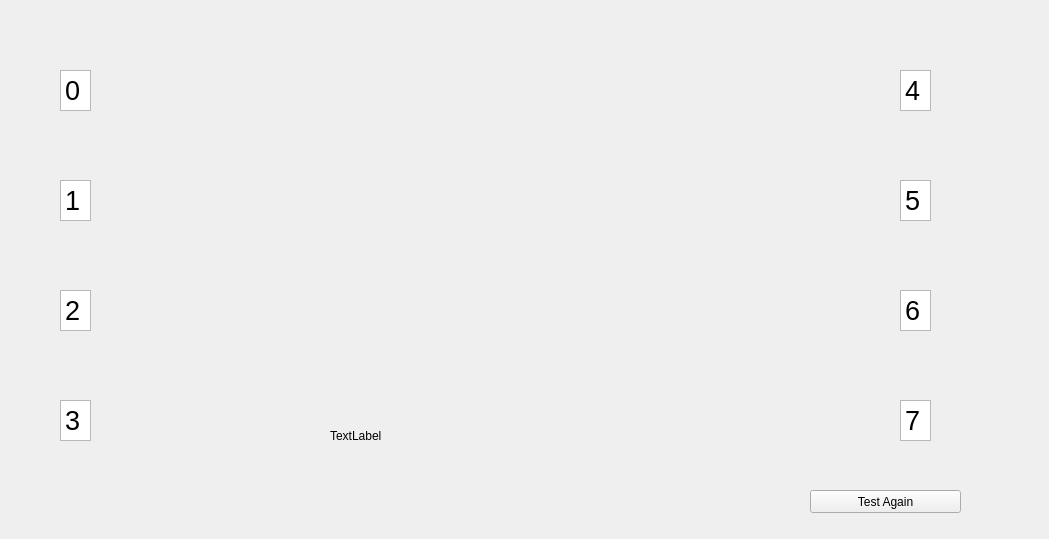
<?xml version="1.0" encoding="UTF-8"?>
<ui version="4.0">
 <class>HandStrengthTester</class>
 <widget class="QMainWindow" name="HandStrengthTester">
  <property name="geometry">
   <rect>
    <x>0</x>
    <y>0</y>
    <width>1049</width>
    <height>539</height>
   </rect>
  </property>
  <property name="windowTitle">
   <string>HandStrengthTester</string>
  </property>
  <widget class="QWidget" name="centralWidget">
   <widget class="QLabel" name="background">
    <property name="geometry">
     <rect>
      <x>-40</x>
      <y>0</y>
      <width>1121</width>
      <height>541</height>
     </rect>
    </property>
    <property name="text">
     <string/>
    </property>
    <property name="pixmap">
     <pixmap>../images/background.jpg</pixmap>
    </property>
   </widget>
   <widget class="QLabel" name="player0_card1">
    <property name="geometry">
     <rect>
      <x>170</x>
      <y>60</y>
      <width>44</width>
      <height>63</height>
     </rect>
    </property>
    <property name="text">
     <string/>
    </property>
    <property name="pixmap">
     <pixmap>../images/cardDeck.png</pixmap>
    </property>
   </widget>
   <widget class="QLabel" name="player0_card2">
    <property name="geometry">
     <rect>
      <x>220</x>
      <y>60</y>
      <width>44</width>
      <height>63</height>
     </rect>
    </property>
    <property name="text">
     <string/>
    </property>
    <property name="pixmap">
     <pixmap>../images/cardDeck.png</pixmap>
    </property>
   </widget>
   <widget class="QLabel" name="player1_card2">
    <property name="geometry">
     <rect>
      <x>220</x>
      <y>170</y>
      <width>44</width>
      <height>63</height>
     </rect>
    </property>
    <property name="text">
     <string/>
    </property>
    <property name="pixmap">
     <pixmap>../images/cardDeck.png</pixmap>
    </property>
   </widget>
   <widget class="QLabel" name="player1_card1">
    <property name="geometry">
     <rect>
      <x>170</x>
      <y>170</y>
      <width>44</width>
      <height>63</height>
     </rect>
    </property>
    <property name="text">
     <string/>
    </property>
    <property name="pixmap">
     <pixmap>../images/cardDeck.png</pixmap>
    </property>
   </widget>
   <widget class="QLabel" name="player2_card2">
    <property name="geometry">
     <rect>
      <x>220</x>
      <y>280</y>
      <width>44</width>
      <height>63</height>
     </rect>
    </property>
    <property name="text">
     <string/>
    </property>
    <property name="pixmap">
     <pixmap>../images/cardDeck.png</pixmap>
    </property>
   </widget>
   <widget class="QLabel" name="player2_card1">
    <property name="geometry">
     <rect>
      <x>170</x>
      <y>280</y>
      <width>44</width>
      <height>63</height>
     </rect>
    </property>
    <property name="text">
     <string/>
    </property>
    <property name="pixmap">
     <pixmap>../images/cardDeck.png</pixmap>
    </property>
   </widget>
   <widget class="QLabel" name="player3_card2">
    <property name="geometry">
     <rect>
      <x>220</x>
      <y>390</y>
      <width>44</width>
      <height>63</height>
     </rect>
    </property>
    <property name="text">
     <string/>
    </property>
    <property name="pixmap">
     <pixmap>../images/cardDeck.png</pixmap>
    </property>
   </widget>
   <widget class="QLabel" name="player3_card1">
    <property name="geometry">
     <rect>
      <x>170</x>
      <y>390</y>
      <width>44</width>
      <height>63</height>
     </rect>
    </property>
    <property name="text">
     <string/>
    </property>
    <property name="pixmap">
     <pixmap>../images/cardDeck.png</pixmap>
    </property>
   </widget>
   <widget class="QLabel" name="player4_card2">
    <property name="geometry">
     <rect>
      <x>810</x>
      <y>60</y>
      <width>44</width>
      <height>63</height>
     </rect>
    </property>
    <property name="text">
     <string/>
    </property>
    <property name="pixmap">
     <pixmap>../images/cardDeck.png</pixmap>
    </property>
   </widget>
   <widget class="QLabel" name="player4_card1">
    <property name="geometry">
     <rect>
      <x>760</x>
      <y>60</y>
      <width>44</width>
      <height>63</height>
     </rect>
    </property>
    <property name="text">
     <string/>
    </property>
    <property name="pixmap">
     <pixmap>../images/cardDeck.png</pixmap>
    </property>
   </widget>
   <widget class="QLabel" name="player5_card2">
    <property name="geometry">
     <rect>
      <x>810</x>
      <y>160</y>
      <width>44</width>
      <height>63</height>
     </rect>
    </property>
    <property name="text">
     <string/>
    </property>
    <property name="pixmap">
     <pixmap>../images/cardDeck.png</pixmap>
    </property>
   </widget>
   <widget class="QLabel" name="player5_card1">
    <property name="geometry">
     <rect>
      <x>760</x>
      <y>160</y>
      <width>44</width>
      <height>63</height>
     </rect>
    </property>
    <property name="text">
     <string/>
    </property>
    <property name="pixmap">
     <pixmap>../images/cardDeck.png</pixmap>
    </property>
   </widget>
   <widget class="QLabel" name="player6_card2">
    <property name="geometry">
     <rect>
      <x>810</x>
      <y>270</y>
      <width>44</width>
      <height>63</height>
     </rect>
    </property>
    <property name="text">
     <string/>
    </property>
    <property name="pixmap">
     <pixmap>../images/cardDeck.png</pixmap>
    </property>
   </widget>
   <widget class="QLabel" name="player6_card1">
    <property name="geometry">
     <rect>
      <x>760</x>
      <y>270</y>
      <width>44</width>
      <height>63</height>
     </rect>
    </property>
    <property name="text">
     <string/>
    </property>
    <property name="pixmap">
     <pixmap>../images/cardDeck.png</pixmap>
    </property>
   </widget>
   <widget class="QLabel" name="player7_card2">
    <property name="geometry">
     <rect>
      <x>810</x>
      <y>390</y>
      <width>44</width>
      <height>63</height>
     </rect>
    </property>
    <property name="text">
     <string/>
    </property>
    <property name="pixmap">
     <pixmap>../images/cardDeck.png</pixmap>
    </property>
   </widget>
   <widget class="QLabel" name="player7_card1">
    <property name="geometry">
     <rect>
      <x>760</x>
      <y>390</y>
      <width>44</width>
      <height>63</height>
     </rect>
    </property>
    <property name="text">
     <string/>
    </property>
    <property name="pixmap">
     <pixmap>../images/cardDeck.png</pixmap>
    </property>
   </widget>
   <widget class="QTextEdit" name="player0">
    <property name="geometry">
     <rect>
      <x>60</x>
      <y>70</y>
      <width>31</width>
      <height>41</height>
     </rect>
    </property>
    <property name="html">
     <string>&lt;!DOCTYPE HTML PUBLIC &quot;-//W3C//DTD HTML 4.0//EN&quot; &quot;http://www.w3.org/TR/REC-html40/strict.dtd&quot;&gt;
&lt;html&gt;&lt;head&gt;&lt;meta name=&quot;qrichtext&quot; content=&quot;1&quot; /&gt;&lt;style type=&quot;text/css&quot;&gt;
p, li { white-space: pre-wrap; }
&lt;/style&gt;&lt;/head&gt;&lt;body style=&quot; font-family:'Sans'; font-size:10pt; font-weight:400; font-style:normal;&quot;&gt;
&lt;p style=&quot; margin-top:0px; margin-bottom:0px; margin-left:0px; margin-right:0px; -qt-block-indent:0; text-indent:0px;&quot;&gt;&lt;span style=&quot; font-size:20pt;&quot;&gt;0&lt;/span&gt;&lt;/p&gt;&lt;/body&gt;&lt;/html&gt;</string>
    </property>
   </widget>
   <widget class="QTextEdit" name="player1">
    <property name="geometry">
     <rect>
      <x>60</x>
      <y>180</y>
      <width>31</width>
      <height>41</height>
     </rect>
    </property>
    <property name="html">
     <string>&lt;!DOCTYPE HTML PUBLIC &quot;-//W3C//DTD HTML 4.0//EN&quot; &quot;http://www.w3.org/TR/REC-html40/strict.dtd&quot;&gt;
&lt;html&gt;&lt;head&gt;&lt;meta name=&quot;qrichtext&quot; content=&quot;1&quot; /&gt;&lt;style type=&quot;text/css&quot;&gt;
p, li { white-space: pre-wrap; }
&lt;/style&gt;&lt;/head&gt;&lt;body style=&quot; font-family:'Sans'; font-size:10pt; font-weight:400; font-style:normal;&quot;&gt;
&lt;p style=&quot; margin-top:0px; margin-bottom:0px; margin-left:0px; margin-right:0px; -qt-block-indent:0; text-indent:0px;&quot;&gt;&lt;span style=&quot; font-size:20pt;&quot;&gt;1&lt;/span&gt;&lt;/p&gt;&lt;/body&gt;&lt;/html&gt;</string>
    </property>
   </widget>
   <widget class="QTextEdit" name="player2">
    <property name="geometry">
     <rect>
      <x>60</x>
      <y>290</y>
      <width>31</width>
      <height>41</height>
     </rect>
    </property>
    <property name="html">
     <string>&lt;!DOCTYPE HTML PUBLIC &quot;-//W3C//DTD HTML 4.0//EN&quot; &quot;http://www.w3.org/TR/REC-html40/strict.dtd&quot;&gt;
&lt;html&gt;&lt;head&gt;&lt;meta name=&quot;qrichtext&quot; content=&quot;1&quot; /&gt;&lt;style type=&quot;text/css&quot;&gt;
p, li { white-space: pre-wrap; }
&lt;/style&gt;&lt;/head&gt;&lt;body style=&quot; font-family:'Sans'; font-size:10pt; font-weight:400; font-style:normal;&quot;&gt;
&lt;p style=&quot; margin-top:0px; margin-bottom:0px; margin-left:0px; margin-right:0px; -qt-block-indent:0; text-indent:0px;&quot;&gt;&lt;span style=&quot; font-size:20pt;&quot;&gt;2&lt;/span&gt;&lt;/p&gt;&lt;/body&gt;&lt;/html&gt;</string>
    </property>
   </widget>
   <widget class="QTextEdit" name="player3">
    <property name="geometry">
     <rect>
      <x>60</x>
      <y>400</y>
      <width>31</width>
      <height>41</height>
     </rect>
    </property>
    <property name="html">
     <string>&lt;!DOCTYPE HTML PUBLIC &quot;-//W3C//DTD HTML 4.0//EN&quot; &quot;http://www.w3.org/TR/REC-html40/strict.dtd&quot;&gt;
&lt;html&gt;&lt;head&gt;&lt;meta name=&quot;qrichtext&quot; content=&quot;1&quot; /&gt;&lt;style type=&quot;text/css&quot;&gt;
p, li { white-space: pre-wrap; }
&lt;/style&gt;&lt;/head&gt;&lt;body style=&quot; font-family:'Sans'; font-size:10pt; font-weight:400; font-style:normal;&quot;&gt;
&lt;p style=&quot; margin-top:0px; margin-bottom:0px; margin-left:0px; margin-right:0px; -qt-block-indent:0; text-indent:0px;&quot;&gt;&lt;span style=&quot; font-size:20pt;&quot;&gt;3&lt;/span&gt;&lt;/p&gt;&lt;/body&gt;&lt;/html&gt;</string>
    </property>
   </widget>
   <widget class="QTextEdit" name="player7">
    <property name="geometry">
     <rect>
      <x>900</x>
      <y>400</y>
      <width>31</width>
      <height>41</height>
     </rect>
    </property>
    <property name="html">
     <string>&lt;!DOCTYPE HTML PUBLIC &quot;-//W3C//DTD HTML 4.0//EN&quot; &quot;http://www.w3.org/TR/REC-html40/strict.dtd&quot;&gt;
&lt;html&gt;&lt;head&gt;&lt;meta name=&quot;qrichtext&quot; content=&quot;1&quot; /&gt;&lt;style type=&quot;text/css&quot;&gt;
p, li { white-space: pre-wrap; }
&lt;/style&gt;&lt;/head&gt;&lt;body style=&quot; font-family:'Sans'; font-size:10pt; font-weight:400; font-style:normal;&quot;&gt;
&lt;p style=&quot; margin-top:0px; margin-bottom:0px; margin-left:0px; margin-right:0px; -qt-block-indent:0; text-indent:0px;&quot;&gt;&lt;span style=&quot; font-size:20pt;&quot;&gt;7&lt;/span&gt;&lt;/p&gt;&lt;/body&gt;&lt;/html&gt;</string>
    </property>
   </widget>
   <widget class="QTextEdit" name="player6">
    <property name="geometry">
     <rect>
      <x>900</x>
      <y>290</y>
      <width>31</width>
      <height>41</height>
     </rect>
    </property>
    <property name="html">
     <string>&lt;!DOCTYPE HTML PUBLIC &quot;-//W3C//DTD HTML 4.0//EN&quot; &quot;http://www.w3.org/TR/REC-html40/strict.dtd&quot;&gt;
&lt;html&gt;&lt;head&gt;&lt;meta name=&quot;qrichtext&quot; content=&quot;1&quot; /&gt;&lt;style type=&quot;text/css&quot;&gt;
p, li { white-space: pre-wrap; }
&lt;/style&gt;&lt;/head&gt;&lt;body style=&quot; font-family:'Sans'; font-size:10pt; font-weight:400; font-style:normal;&quot;&gt;
&lt;p style=&quot; margin-top:0px; margin-bottom:0px; margin-left:0px; margin-right:0px; -qt-block-indent:0; text-indent:0px;&quot;&gt;&lt;span style=&quot; font-size:20pt;&quot;&gt;6&lt;/span&gt;&lt;/p&gt;&lt;/body&gt;&lt;/html&gt;</string>
    </property>
   </widget>
   <widget class="QTextEdit" name="player5">
    <property name="geometry">
     <rect>
      <x>900</x>
      <y>180</y>
      <width>31</width>
      <height>41</height>
     </rect>
    </property>
    <property name="html">
     <string>&lt;!DOCTYPE HTML PUBLIC &quot;-//W3C//DTD HTML 4.0//EN&quot; &quot;http://www.w3.org/TR/REC-html40/strict.dtd&quot;&gt;
&lt;html&gt;&lt;head&gt;&lt;meta name=&quot;qrichtext&quot; content=&quot;1&quot; /&gt;&lt;style type=&quot;text/css&quot;&gt;
p, li { white-space: pre-wrap; }
&lt;/style&gt;&lt;/head&gt;&lt;body style=&quot; font-family:'Sans'; font-size:10pt; font-weight:400; font-style:normal;&quot;&gt;
&lt;p style=&quot; margin-top:0px; margin-bottom:0px; margin-left:0px; margin-right:0px; -qt-block-indent:0; text-indent:0px;&quot;&gt;&lt;span style=&quot; font-size:20pt;&quot;&gt;5&lt;/span&gt;&lt;/p&gt;&lt;/body&gt;&lt;/html&gt;</string>
    </property>
   </widget>
   <widget class="QTextEdit" name="player4">
    <property name="geometry">
     <rect>
      <x>900</x>
      <y>70</y>
      <width>31</width>
      <height>41</height>
     </rect>
    </property>
    <property name="html">
     <string>&lt;!DOCTYPE HTML PUBLIC &quot;-//W3C//DTD HTML 4.0//EN&quot; &quot;http://www.w3.org/TR/REC-html40/strict.dtd&quot;&gt;
&lt;html&gt;&lt;head&gt;&lt;meta name=&quot;qrichtext&quot; content=&quot;1&quot; /&gt;&lt;style type=&quot;text/css&quot;&gt;
p, li { white-space: pre-wrap; }
&lt;/style&gt;&lt;/head&gt;&lt;body style=&quot; font-family:'Sans'; font-size:10pt; font-weight:400; font-style:normal;&quot;&gt;
&lt;p style=&quot; margin-top:0px; margin-bottom:0px; margin-left:0px; margin-right:0px; -qt-block-indent:0; text-indent:0px;&quot;&gt;&lt;span style=&quot; font-size:20pt;&quot;&gt;4&lt;/span&gt;&lt;/p&gt;&lt;/body&gt;&lt;/html&gt;</string>
    </property>
   </widget>
   <widget class="QLabel" name="card1">
    <property name="geometry">
     <rect>
      <x>370</x>
      <y>220</y>
      <width>44</width>
      <height>63</height>
     </rect>
    </property>
    <property name="text">
     <string/>
    </property>
    <property name="pixmap">
     <pixmap>../images/cardDeck.png</pixmap>
    </property>
   </widget>
   <widget class="QLabel" name="card4">
    <property name="geometry">
     <rect>
      <x>550</x>
      <y>220</y>
      <width>44</width>
      <height>63</height>
     </rect>
    </property>
    <property name="text">
     <string/>
    </property>
    <property name="pixmap">
     <pixmap>../images/cardDeck.png</pixmap>
    </property>
   </widget>
   <widget class="QLabel" name="card3">
    <property name="geometry">
     <rect>
      <x>490</x>
      <y>220</y>
      <width>44</width>
      <height>63</height>
     </rect>
    </property>
    <property name="text">
     <string/>
    </property>
    <property name="pixmap">
     <pixmap>../images/cardDeck.png</pixmap>
    </property>
   </widget>
   <widget class="QLabel" name="card2">
    <property name="geometry">
     <rect>
      <x>430</x>
      <y>220</y>
      <width>44</width>
      <height>63</height>
     </rect>
    </property>
    <property name="text">
     <string/>
    </property>
    <property name="pixmap">
     <pixmap>../images/cardDeck.png</pixmap>
    </property>
   </widget>
   <widget class="QLabel" name="card5">
    <property name="geometry">
     <rect>
      <x>610</x>
      <y>220</y>
      <width>44</width>
      <height>63</height>
     </rect>
    </property>
    <property name="text">
     <string/>
    </property>
    <property name="pixmap">
     <pixmap>../images/cardDeck.png</pixmap>
    </property>
   </widget>
   <widget class="QLabel" name="description">
    <property name="geometry">
     <rect>
      <x>330</x>
      <y>370</y>
      <width>371</width>
      <height>131</height>
     </rect>
    </property>
    <property name="text">
     <string>TextLabel</string>
    </property>
   </widget>
   <widget class="QPushButton" name="button_test_again">
    <property name="geometry">
     <rect>
      <x>810</x>
      <y>490</y>
      <width>151</width>
      <height>23</height>
     </rect>
    </property>
    <property name="text">
     <string>Test Again</string>
    </property>
   </widget>
  </widget>
 </widget>
 <layoutdefault spacing="6" margin="11"/>
 <resources/>
 <connections/>
</ui>
